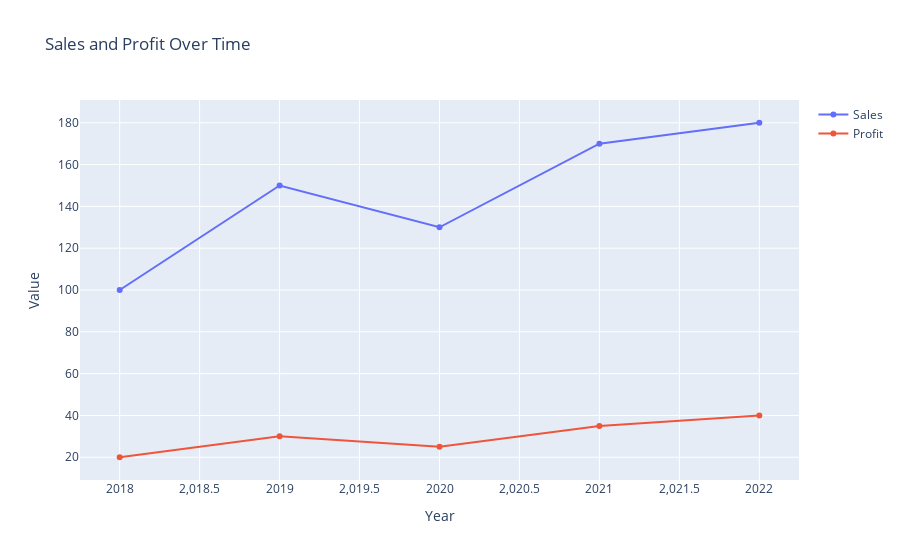

Notebook code for this chart:
### Code cell
import plotly.graph_objects as go

years = [2018, 2019, 2020, 2021, 2022]
sales = [100, 150, 130, 170, 180]
profit = [20, 30, 25, 35, 40]

fig = go.Figure()
fig.add_trace(go.Scatter(x=years, y=sales, mode='lines+markers', name='Sales'))
fig.add_trace(go.Scatter(x=years, y=profit, mode='lines+markers', name='Profit'))

fig.update_layout(title="Sales and Profit Over Time", xaxis_title="Year", yaxis_title="Value")
fig.show()

### Figure 1 — Plotly figure (JSON) as saved in the notebook; plotly's stock layout.template omitted (floating-point values rounded to 4 significant figures)
{"data": [{"mode": "lines+markers", "name": "Sales", "type": "scatter", "x": [2018, 2019, 2020, 2021, 2022], "y": [100, 150, 130, 170, 180]}, {"mode": "lines+markers", "name": "Profit", "type": "scatter", "x": [2018, 2019, 2020, 2021, 2022], "y": [20, 30, 25, 35, 40]}], "layout": {"title": {"text": "Sales and Profit Over Time"}, "xaxis": {"title": {"text": "Year"}}, "yaxis": {"title": {"text": "Value"}}}}
